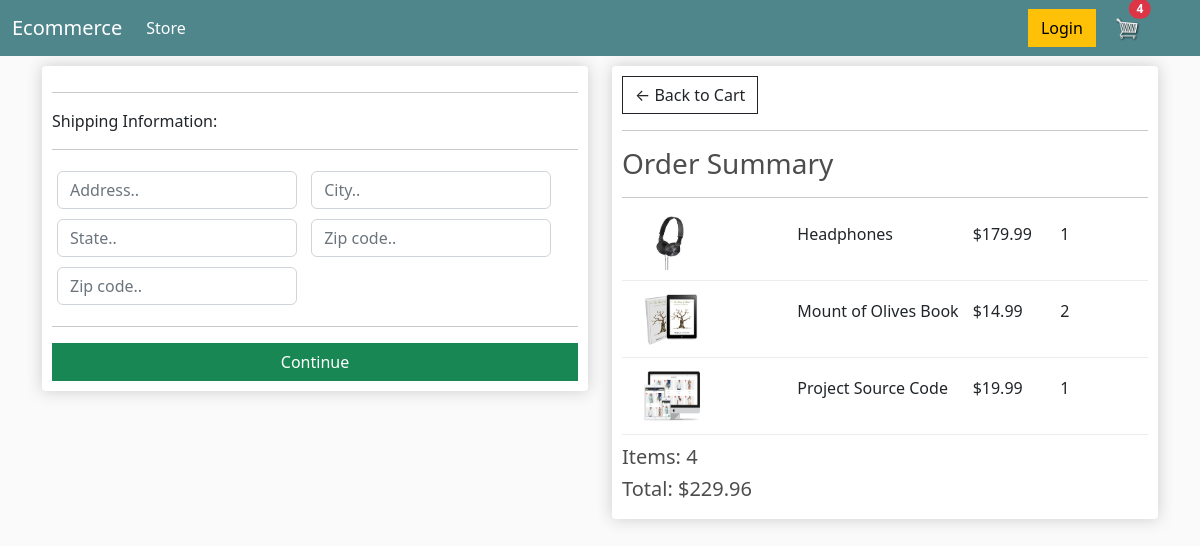
/checkout/ (signed in), run on an earlier commit of the app's database.
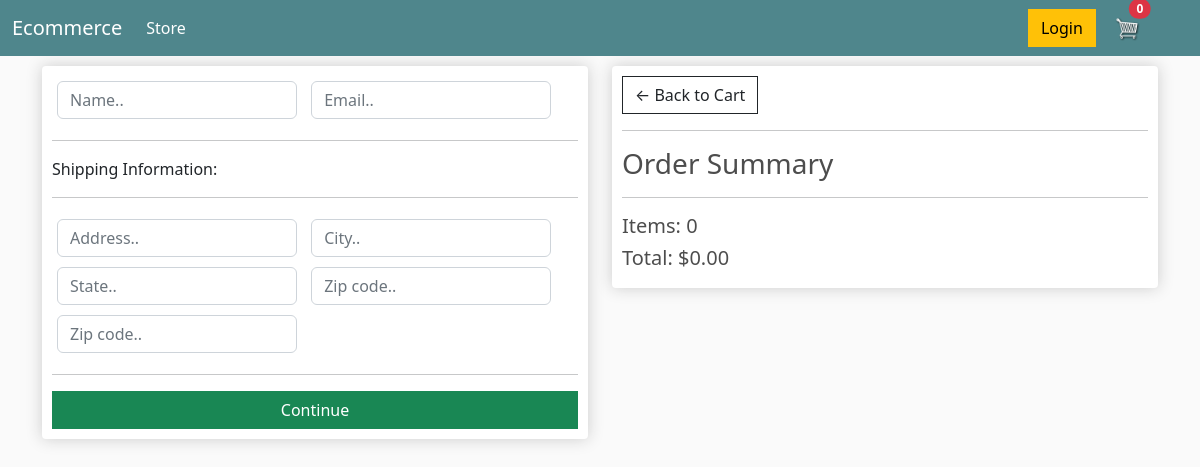
And on a later commit of the database.
### store/models.py (models this page shows, shortened)
class OrderItem(models.Model):
    product = models.ForeignKey(Product, on_delete=models.SET_NULL, null=True)
    order = models.ForeignKey(Order, on_delete=models.SET_NULL, null=True)
    quantity = models.IntegerField(default=0, null=True, blank=True)
    date_added = models.DateTimeField(auto_now_add=True)
    @property
    def get_total(self):
        total = self.product.price * self.quantity
        return total

class Product(models.Model):
    name = models.CharField(max_length=200)
    price = models.DecimalField(max_digits=7, decimal_places=2)
    digital = models.BooleanField(default=False, null=True, blank=True)
    image = models.ImageField(null=True, blank =True)
    @property
    def imageURL(self):
        try:
            url = self.image.url
        except:
            url = " "
        return url

class Order(models.Model):
    customer = models.ForeignKey(Customer, on_delete=models.SET_NULL, null=True, blank=True)
    date_ordered = models.DateTimeField(auto_now_add=True)
    complete = models.BooleanField(default=False)
    transaction_id = models.CharField(max_length=100, null=True)
    @property
    def shipping(self):
        shipping = False
        orderitems = self.orderitem_set.all()
        for i in orderitems:
            if i.product.digital == False:
                shipping = True
        return shipping
    @property
    def get_cart_total(self):
        orderitems = self.orderitem_set.all()
        total = sum([item.get_total for item in orderitems])
        return total
    @property
    def get_cart_items(self):
        orderitems = self.orderitem_set.all()
        total = sum([item.quantity for item in orderitems])
        return total

### store/views.py (the view, shortened to what this page needs)
# urls.py: path("checkout/", views.checkout, name="checkout"),
def checkout(request):
    if request.user.is_authenticated:
        customer = request.user.customer
        order, created = Order.objects.get_or_create(customer=customer, complete=False)
        items = order.orderitem_set.all()
        cartItems = order.get_cart_items
    context = {
        "items":items,
        'order':order,
        "cartItems":cartItems
    }
    return render(request, 'store/checkout.html', context)

### store/templates/store/checkout.html (shortened to what this page needs)
{% extends 'store/main.html' %}
{% load static %}
{% block content %}
<div class="row">
    <div class="col-lg-6">
        <div class="box-element" id="form-wrapper">
            <form action="" id="form">
                <div id="user-info">
                    <div class="form-field">
                        <input required class="form-control" type="text" name="name" placeholder="Name..">
                    </div>
                    <div class="form-field">
                        <input required class="form-control" type="email" name="email" placeholder="Email..">
                    </div>
                </div>
                <div id="shipping-info">
                    <hr>
						<p>Shipping Information:</p>
						<hr>
						<div class="form-field">
							<input class="form-control" type="text" name="address" placeholder="Address..">
						</div>
						<div class="form-field">
							<input class="form-control" type="text" name="city" placeholder="City..">
						</div>
						<div class="form-field">
							<input class="form-control" type="text" name="state" placeholder="State..">
						</div>
						<div class="form-field">
							<input class="form-control" type="text" name="zipcode" placeholder="Zip code..">
						</div>
						<div class="form-field">
							<input class="form-control" type="text" name="country" placeholder="Zip code..">
						</div>
                </div>
                <hr>
                <input id="form-button" class="btn btn-success w-100" type="submit" value="Continue">
            </form>
        </div>
        <br>
    </div>
    <div class="col-lg-6">
        <div class="box-element">
            <a  class="btn btn-outline-dark" href="{% url 'cart' %}">&#x2190; Back to Cart</a>
            <hr>
            <h3>Order Summary</h3>
            <hr>
            {% for item in items  %}
            <div class="cart-row align-items-center">
                <div style="flex:2"><img class="row-image" src="{{item.product.imageURL}}"></div>
                <div style="flex:2"><p>{{item.product.name}}</p></div>
                <div style="flex:1"><p>${{item.product.price}}</p></div>
                <div style="flex:1"><p>{{item.quantity}}</p></div>
            </div>
            {% endfor %}
            <h5>Items: {{order.get_cart_items}}</h5>
            <h5>Total: ${{order.get_cart_total|floatformat:2}} </h5>
        </div>
    </div>
</div>
{% endblock content %}

What changed in the data, as far as the page shows it:
removed OrderItem: product.imageURL (picture), product.name "Headphones", product.price "179.99", quantity "1"
removed OrderItem: product.imageURL (picture), product.name "Mount of Olives Book", product.price "14.99", quantity "2"
removed OrderItem: product.imageURL (picture), product.name "Project Source Code", product.price "19.99", quantity "1"
no longer on this page (row edited): Order: get_cart_items "4", get_cart_total "229.96"
added Order: get_cart_items "0", get_cart_total "0.00"
Also different on the page:
{{ cartItems }}: "4" → "0"
